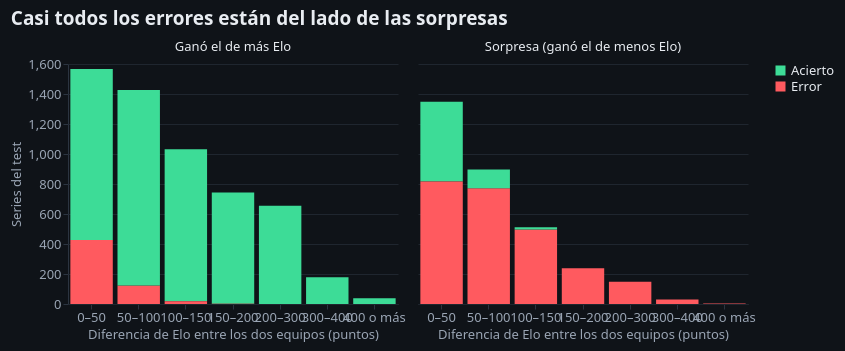

Notebook code for this chart:
### Markdown cell above
#### 2. Por diferencia de Elo: la mayoría de los errores son sorpresas

Llamamos **sorpresa** a una serie que ganó el equipo que llegaba con **menos** Elo. Un modelo que se apoya sobre todo en el Elo (sección 12) va a errar casi todas las sorpresas por construcción. La pregunta es cuántos de sus errores son eso.

### Code cell
display(cm.tabla_por(detalle, 'tramo_elo', cm.ETIQUETAS_ELO).round(3))
sorpresas = detalle.groupby('sorpresa').agg(series=('acierto', 'size'), accuracy=('acierto', 'mean'))
sorpresas.index = sorpresas.index.map({False: 'ganó el de más Elo', True: 'sorpresa: ganó el de menos Elo'})
display(sorpresas.round(3))
print(f'Sorpresas en el test: {detalle.sorpresa.mean():.1%}. Errores que son sorpresas: {errores.sorpresa.mean():.1%}.')

t = detalle.assign(resultado=np.where(detalle.acierto, 'Acierto', 'Error'),
                   tipo=np.where(detalle.sorpresa, 'Sorpresa (ganó el de menos Elo)', 'Ganó el de más Elo'))
alt.Chart(t[['tramo_elo', 'resultado', 'tipo']].astype(str)).mark_bar().encode(
    x=alt.X('tramo_elo:O', sort=cm.ETIQUETAS_ELO, title='Diferencia de Elo entre los dos equipos (puntos)',
            axis=alt.Axis(labelAngle=0)),
    y=alt.Y('count():Q', title='Series del test'),
    color=alt.Color('resultado:N', scale=graf.ESC_RESULTADO, title=None),
    column=alt.Column('tipo:N', title=None, sort=['Ganó el de más Elo', 'Sorpresa (ganó el de menos Elo)'])
).properties(width=330, height=240, title='Casi todos los errores están del lado de las sorpresas')

### Figure 1 — Vega-Lite specification as saved in the notebook (floating-point values rounded to 4 significant figures; data arrays with more than 128 entries replaced by an {"elided": "..."} marker saying what was removed)
{"config": {"background": "#0f1318", "font": "Barlow, \"Segoe UI\", Helvetica, Arial, sans-serif", "padding": 10, "view": {"continuousWidth": 300, "continuousHeight": 300, "stroke": null}, "axis": {"domainColor": "#2b3440", "gridColor": "#1f262f", "labelColor": "#9aa5b4", "labelFont": "Barlow, \"Segoe UI\", Helvetica, Arial, sans-serif", "labelFontSize": 13, "tickColor": "#2b3440", "titleColor": "#9aa5b4", "titleFont": "Barlow, \"Segoe UI\", Helvetica, Arial, sans-serif", "titleFontSize": 13, "titleFontWeight": "normal"}, "legend": {"labelColor": "#e8ecf1", "labelFontSize": 13, "titleColor": "#9aa5b4", "titleFontSize": 13, "titleFontWeight": "normal"}, "header": {"labelColor": "#e8ecf1", "labelFontSize": 13, "titleColor": "#9aa5b4", "titleFontSize": 13}, "text": {"color": "#e8ecf1", "font": "Barlow, \"Segoe UI\", Helvetica, Arial, sans-serif"}, "title": {"anchor": "start", "fontSize": 19, "font": "Rajdhani, \"Arial Narrow\", \"Segoe UI\", sans-serif", "fontWeight": 700, "color": "#e8ecf1", "subtitleColor": "#9aa5b4", "subtitleFontSize": 13, "subtitleFont": "Barlow, \"Segoe UI\", Helvetica, Arial, sans-serif", "offset": 12}}, "data": {"name": "data-867fc428d6a2894cb97c43e7c642a77f"}, "mark": {"type": "bar"}, "encoding": {"color": {"field": "resultado", "scale": {"domain": ["Acierto", "Error"], "range": ["#3ddc97", "#ff5a5f"]}, "title": null, "type": "nominal"}, "column": {"field": "tipo", "sort": ["Ganó el de más Elo", "Sorpresa (ganó el de menos Elo)"], "title": null, "type": "nominal"}, "x": {"axis": {"labelAngle": 0}, "field": "tramo_elo", "sort": ["0–50", "50–100", "100–150", "150–200", "200–300", "300–400", "400 o más"], "title": "Diferencia de Elo entre los dos equipos (puntos)", "type": "ordinal"}, "y": {"aggregate": "count", "title": "Series del test", "type": "quantitative"}}, "height": 240, "title": "Casi todos los errores están del lado de las sorpresas", "width": 330, "$schema": "https://vega.github.io/schema/vega-lite/v5.20.1.json", "datasets": {"data-867fc428d6a2894cb97c43e7c642a77f": {"elided": "8819 records"}}}
